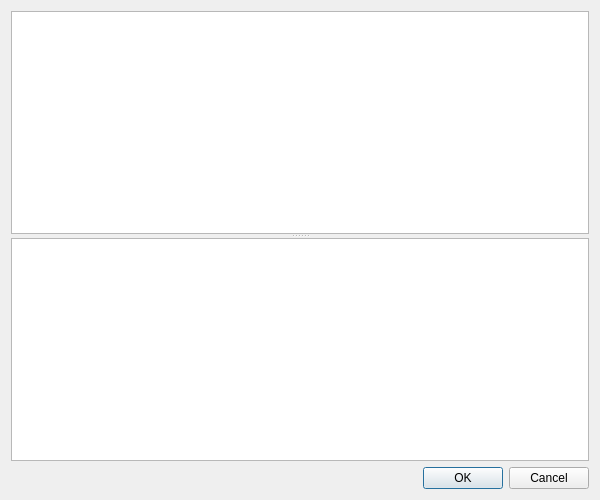
<?xml version="1.0" encoding="UTF-8"?>
<ui version="4.0">
 <class>TemplateEditWindow</class>
 <widget class="QDialog" name="TemplateEditWindow">
  <property name="geometry">
   <rect>
    <x>0</x>
    <y>0</y>
    <width>600</width>
    <height>500</height>
   </rect>
  </property>
  <property name="windowTitle">
   <string>Dialog</string>
  </property>
  <layout class="QHBoxLayout" name="horizontalLayout">
   <item>
    <layout class="QVBoxLayout" name="verticalLayout">
     <item>
      <widget class="QSplitter" name="splitter">
       <property name="orientation">
        <enum>Qt::Vertical</enum>
       </property>
       <widget class="QTableView" name="mainTable">
        <property name="editTriggers">
         <set>QAbstractItemView::DoubleClicked|QAbstractItemView::EditKeyPressed|QAbstractItemView::SelectedClicked</set>
        </property>
        <property name="dragEnabled">
         <bool>true</bool>
        </property>
        <property name="dragDropMode">
         <enum>QAbstractItemView::InternalMove</enum>
        </property>
        <property name="defaultDropAction">
         <enum>Qt::MoveAction</enum>
        </property>
        <property name="selectionMode">
         <enum>QAbstractItemView::ExtendedSelection</enum>
        </property>
        <property name="selectionBehavior">
         <enum>QAbstractItemView::SelectRows</enum>
        </property>
        <property name="verticalScrollMode">
         <enum>QAbstractItemView::ScrollPerPixel</enum>
        </property>
        <property name="horizontalScrollMode">
         <enum>QAbstractItemView::ScrollPerPixel</enum>
        </property>
        <property name="sortingEnabled">
         <bool>true</bool>
        </property>
        <attribute name="horizontalHeaderCascadingSectionResizes">
         <bool>true</bool>
        </attribute>
        <attribute name="horizontalHeaderMinimumSectionSize">
         <number>60</number>
        </attribute>
        <attribute name="horizontalHeaderShowSortIndicator" stdset="0">
         <bool>true</bool>
        </attribute>
        <attribute name="horizontalHeaderStretchLastSection">
         <bool>true</bool>
        </attribute>
        <attribute name="verticalHeaderVisible">
         <bool>false</bool>
        </attribute>
        <attribute name="verticalHeaderStretchLastSection">
         <bool>false</bool>
        </attribute>
       </widget>
       <widget class="QTableView" name="tableView"/>
      </widget>
     </item>
     <item>
      <widget class="QDialogButtonBox" name="buttonBox">
       <property name="orientation">
        <enum>Qt::Horizontal</enum>
       </property>
       <property name="standardButtons">
        <set>QDialogButtonBox::Cancel|QDialogButtonBox::Ok</set>
       </property>
      </widget>
     </item>
    </layout>
   </item>
  </layout>
 </widget>
 <resources/>
 <connections>
  <connection>
   <sender>buttonBox</sender>
   <signal>rejected()</signal>
   <receiver>TemplateEditWindow</receiver>
   <slot>reject()</slot>
   <hints>
    <hint type="sourcelabel">
     <x>316</x>
     <y>260</y>
    </hint>
    <hint type="destinationlabel">
     <x>286</x>
     <y>274</y>
    </hint>
   </hints>
  </connection>
  <connection>
   <sender>buttonBox</sender>
   <signal>accepted()</signal>
   <receiver>TemplateEditWindow</receiver>
   <slot>accept()</slot>
   <hints>
    <hint type="sourcelabel">
     <x>248</x>
     <y>254</y>
    </hint>
    <hint type="destinationlabel">
     <x>157</x>
     <y>274</y>
    </hint>
   </hints>
  </connection>
 </connections>
</ui>
